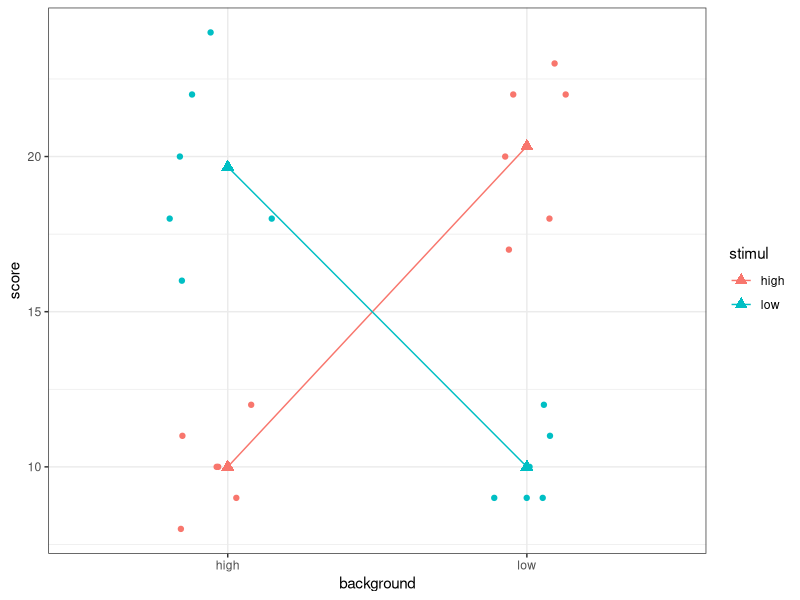
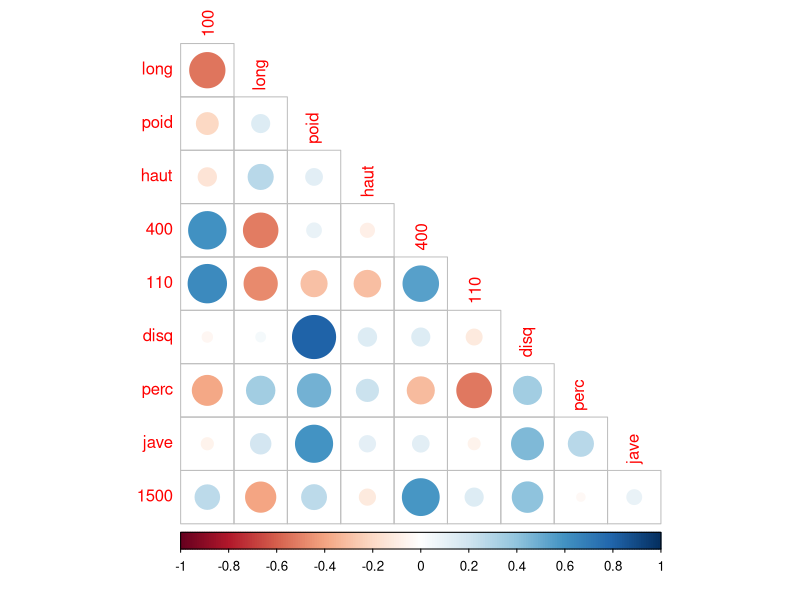
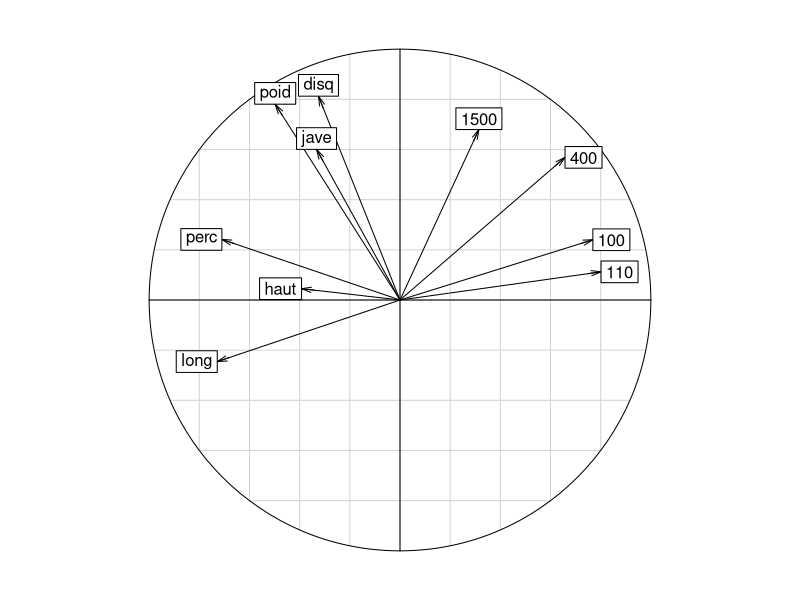
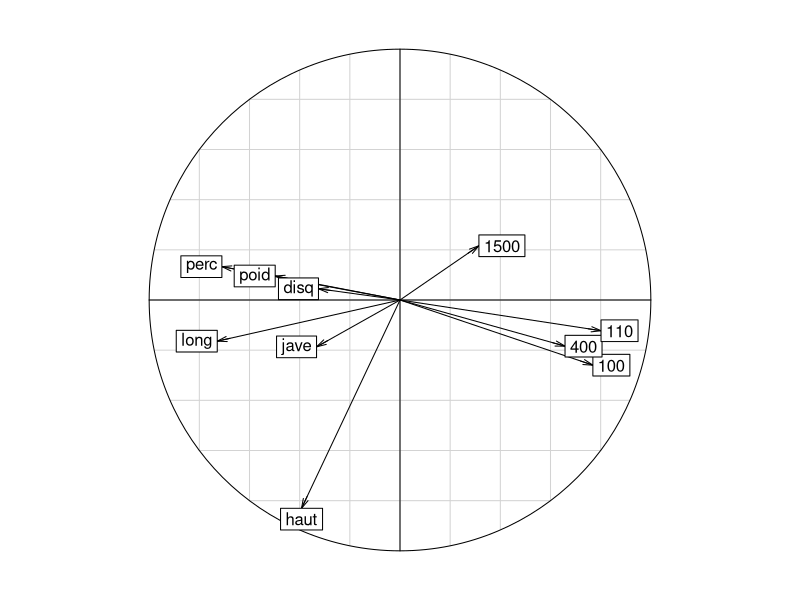
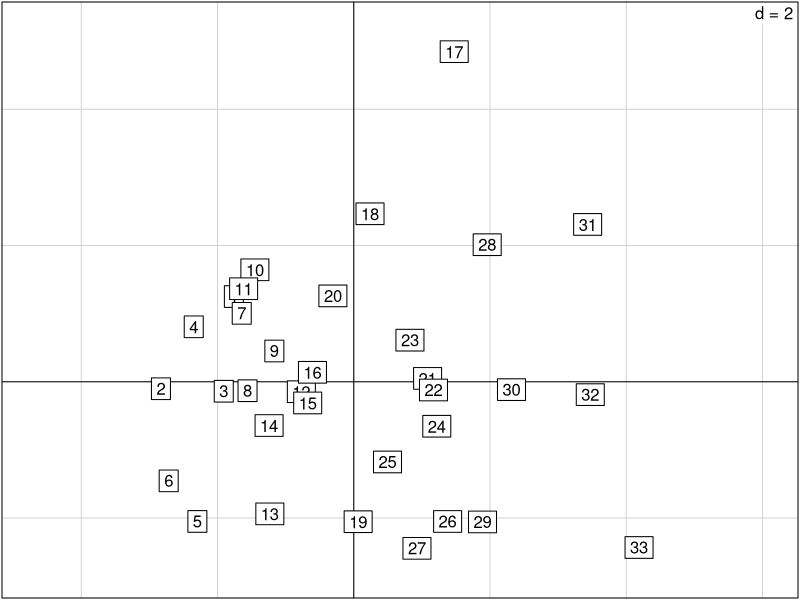
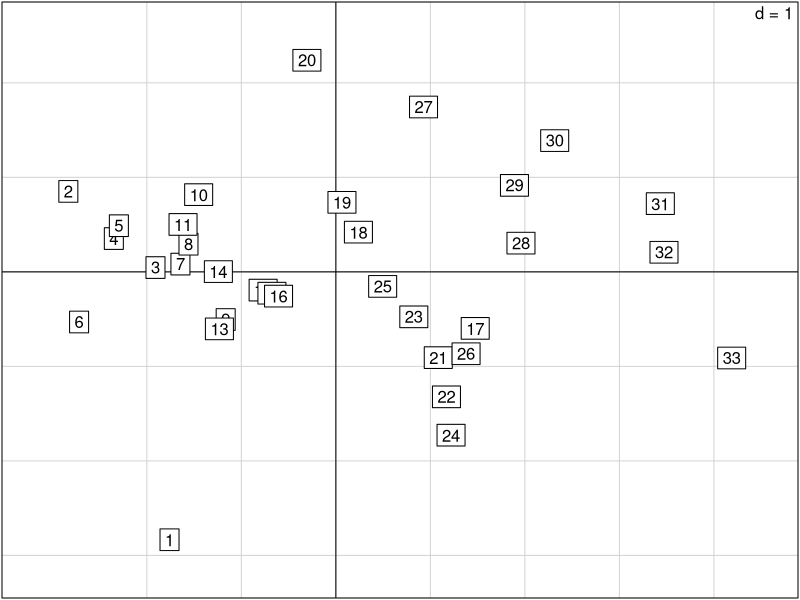
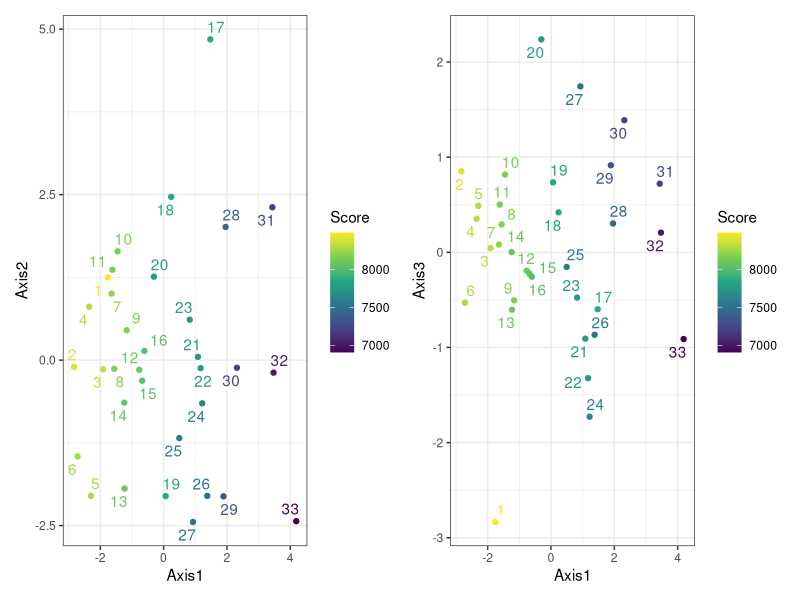
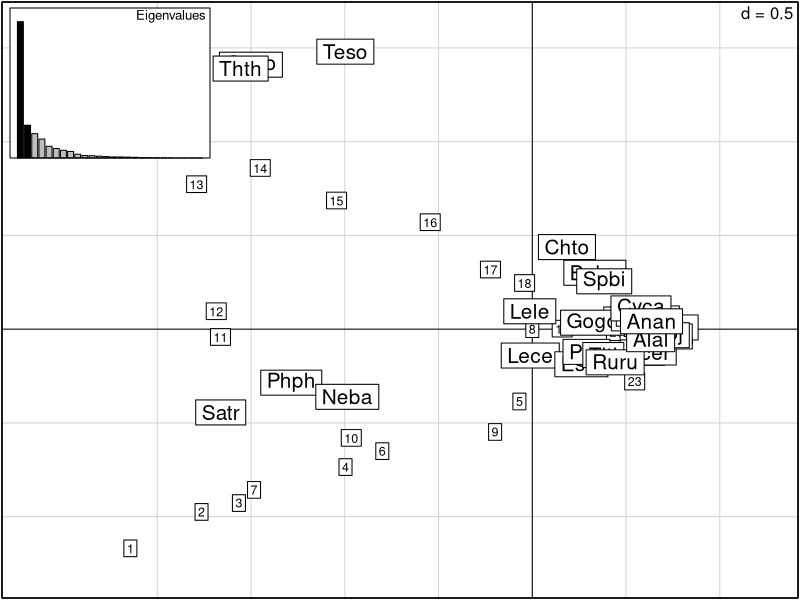

Recreate these plots in R, in order.
# Mise en mémoire des packages
library(tidyverse)
library(skimr)           # Pour les résumés de données
library(rstatix)         # Tests avec les syntaxes du tidyverse

# ANOVA 3 facteurs, effet mixtes ----

# Création du jeu de données
noise <- tibble(score = c(12, 9, 9 , 10, 9, 11, 18, 20, 22, 22, 17, 23,
                          20, 24, 16, 18, 18, 22, 8, 10, 9, 11, 10, 12),
                background = rep(c("low", "high"), each = 12),
                stimul = rep(c("low", "high"), each = 6, times = 2),
                indiv = rep(letters[1:6], 4))

View(noise)
noise

# Réalisation de l'ANOVA
# Le terme Error(indiv / (background * stimul) indique que chaque individu a
# fourni une mesure pour chaque combinaison de modalité des variables
# background et stimul
res <- aov(score ~ background * stimul + Error(indiv / (background * stimul)),
           data = noise)

# Affichage des résultats
summary(res)

# Calcul des moyennes pour le graphique des interactions
resum <- noise |> 
  group_by(background, stimul) |> 
  summarise(moyenne = mean(score))

# Graphique des interactions
noise |> 
  ggplot(aes(x = background, y = score, color = stimul)) +
  geom_jitter(width = 0.2, height = 0) +
  geom_point(data = resum, aes(y = moyenne), shape = 17, size = 3) +
  geom_line(data = resum, aes(y = moyenne, group = stimul)) +
  theme_bw()


# ANOVA facteurs imbriqués (nested ANOVA) ----
# Importation des données
yields <- read_table("Data/Yields.txt")
yields

# Spécification du modèle
# Le terme Error(...) indique que dans chaque champ (block est un facteur 
# aléatoire), les 2 niveaux du facteur irrigation sont représentés, que dans
# chaque niveau du facetru irrigation, tous les niveaux du facteur density
# sont représentés, et ainsi de suite.
model <- aov(yield ~ irrigation * density * fertilizer +
               Error(block / irrigation / density / fertilizer),
             data = yields)

# Affichage des résultats
summary(model)

# ---- Analyse en composantes principales ----
library(ade4)  # Pour les analyses multivariées
library(corrplot) # Pour la visualisation graphique des corrélations
library(ggrepel)  # Pour afficher des étiquettes sans chevauchement sur les graphique
library(patchwork) # Pour afficher plusieurs graphiques dans la même fenêtre

# Récupération des données brutes.
data(olympic)
dat <- olympic$tab

# 1. Affichage des données brutes
dat

# 2. Examen des corrélations
round(cor(dat), 2)

# plot(dat$`100`, dat$long)
corrplot(cor(dat), diag = FALSE, type = "lower")

# 3. Réalisation de l'ACP
k <- ncol(dat) # Nb de variables = nb d'axes factoriels
acp <- dudi.pca(dat, scannf = FALSE, nf = k)  # ACP
aide <- inertia.dudi(acp, col.inertia = TRUE) # Aide à l'interprétation

# 4. Examen des valeurs propres
acp$eig
round(aide$tot.inertia, 2)  # On retient F1 et F2

# 5. Valeur seuil
seuil <- 100 / k
seuil

# 6. Quelles variables sont portées par les axes ?
# Contributions absolues : se lit en colonnes
round(aide$col.abs, 2)
# F1 : 100, long, 400, 110, perc
# F2 : poid, 400, disq, jave, 1500

# Contributions relatives : se lit en lignes
abs(round(aide$col.rel, 2))
# La majeure partie de l'information de la variable "saut en hauteur" est portée
# par l'axe F3. C'est donc bien sur cet axe qu'on retiendra cette variable.
# F3 : haut

# 7. Cercle(s) des corrélations
s.corcircle(acp$co, xax = 1, yax = 2)
s.corcircle(acp$co, xax = 1, yax = 3)

# 8. signification des axes
# F1 : gradient de performance sur 5 disciplines (sprints et sauts)
# F2 : compromis entre lancers et demi-fond
# F3 : résultats au saut en hauteur

# 9 et 10 : graphique des individus et interprétation
s.label(acp$li, xax = 1, yax = 2)
s.label(acp$li, xax = 1, yax = 3)

# Fusion du tableau de résultats avec les scores obtenus par les athlètes à
# l'issue de décathlon
res <- cbind(acp$li, olympic$score)

# Visualisatio des résultats
p1 <- res |> 
  ggplot(aes(x = Axis1, y = Axis2, color = `olympic$score`)) +
  geom_point() +
  geom_text_repel(aes(label = 1:33)) +
  scale_color_viridis_c() +
  theme_bw() +
  labs(color = "Score")

p2 <- res |> 
  ggplot(aes(x = Axis1, y = Axis3, color = `olympic$score`)) +
  geom_point() +
  geom_text_repel(aes(label = 1:33)) +
  scale_color_viridis_c() +
  theme_bw() +
  labs(color = "Score")

# Affichage des 2 graphiques côte à côte avec patchwork
p1 + p2


# Analyse en Factorielle des Correspondances ----

# Récupération du jeu de données
data(doubs)
doubs
glimpse(doubs)
dat <- doubs$fish

# Nombre d'axes factoriels
k <- min(dim(dat)) - 1

# Réalisation de l'AFC
afc <- dudi.coa(dat, scannf = FALSE, nf = k)
afc

# Pourcentages d'information portée par les axes
100 * (afc$eig) / sum(afc$eig)

# Visualisation des résultats
scatter(afc) # Avec la fonction intégrée de ade4

# Avec ggolot2
ggplot() +
  geom_vline(xintercept = 0, color = "grey35", linetype = 2) +
  geom_hline(yintercept = 0, color = "grey35", linetype = 2) +
  geom_label(data = afc$li,
             aes(x = Axis1, y = Axis2,
                 label = rownames(afc$li))) +
  geom_point(data = afc$co,
             aes(x = Comp1, y = Comp2), color = "red") +
  geom_text_repel(data = afc$co,
                  aes(x = Comp1, y = Comp2,
                      label = rownames(afc$co)),
                  max.overlaps = 30) +
  theme_bw()
